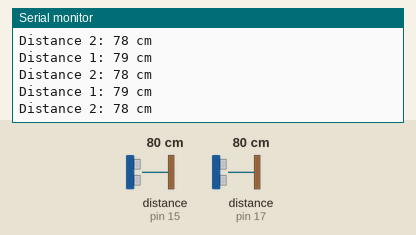
Simulated run of this sketch. Board: Arduino Uno, built with avr-gcc and run on an emulated ATmega328P. On the bench: the last lines printed to the serial monitor. Wiring (inferred from the names in the program): 2 × ultrasonic range finder: trigger pin 14, echo pin 15 / trigger pin 16, echo pin 17. Inputs (shaded band) come from the test bench; at power-on: distance to the obstacle (sensors on pin 15, pin 17) 80 cm. The echo pulse lasts 58.3 µs per cm.

Above: at 1.2 s.
1.3 s: distance to the obstacle (sensor on pin 15) set to 120 cm
At 1.9 s:
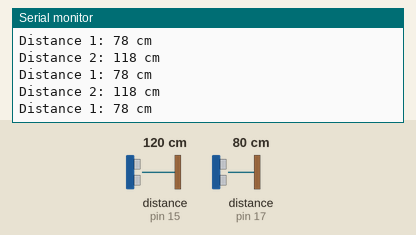
4.3 s: distance to the obstacle (sensor on pin 17) set to 2 cm
At 5.0 s:
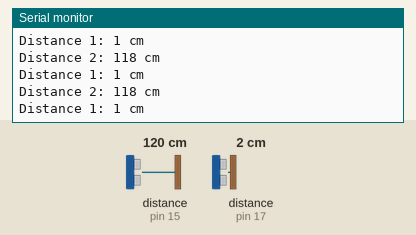
7.3 s: distance to the obstacle (sensor on pin 17) set to 120 cm
At 8.3 s:
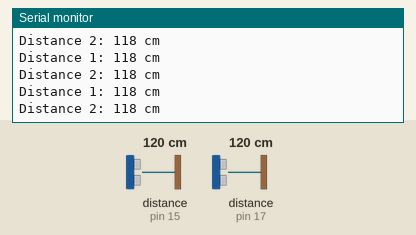
10.3 s: distance to the obstacle (sensor on pin 15) set to 2 cm
At 11.2 s:
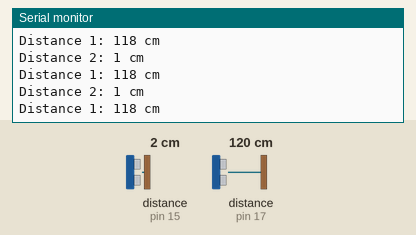
13.3 s: distance to the obstacle (sensor on pin 15) set to 250 cm
At 13.8 s:
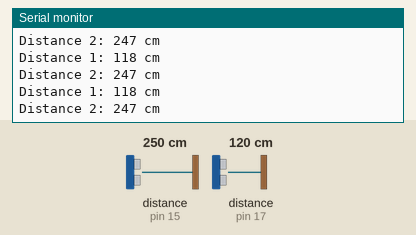
16.3 s: distance to the obstacle (sensor on pin 17) set to 18 cm
At 16.9 s:
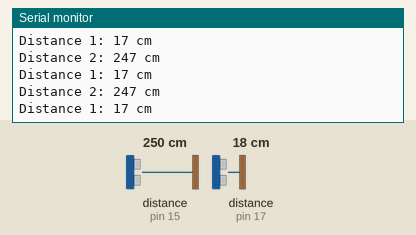
Timing chart, 0 to 19.3 s (numbered marks = the images above; inputs shaded):
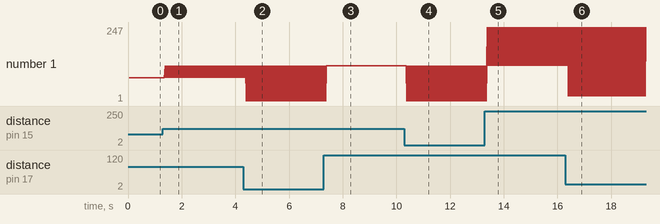

Measured:
- after the input at 1.3 s, the serial monitor: prints a new line after 0.08 s (image 1)
- after the input at 4.3 s, the serial monitor: prints a new line after 0.10 s (image 2)
- after the input at 7.3 s, the serial monitor: prints a new line after 0.11 s (image 3)
- after the input at 10.3 s, the serial monitor: prints a new line after 0.08 s (image 4)
- after the input at 13.3 s, the serial monitor: prints a new line after 0.08 s (image 5)
- after the input at 16.3 s, the serial monitor: prints a new line after 0.10 s (image 6)
- plotted number 1: 79 → 118 after the input at 1.3 s, 118 → 247 after the input at 13.3 s

The sketch:

ultrasonic2Sensors.ino
```cpp
// ---------------------------------------------------------------- //
// Arduino Ultrasoninc Sensor HC-SR04
// Re-writed by Arbi Abdul Jabbaar
// Using Arduino IDE 1.8.7
// Using HC-SR04 Module
// Tested on 17 September 2019
// ---------------------------------------------------------------- //
#define echoPin2 15 // attach pin D2 Arduino to pin Echo of HC-SR04
#define trigPin2 14
#define echoPin1 17 // attach pin D2 Arduino to pin Echo of HC-SR04
#define trigPin1 16 //attach pin D3 Arduino to pin Trig of HC-SR04

// defines variables
long duration1; // variable for the duration of sound wave travel
int distance1; // variable for the distance measurement
long duration2; // variable for the duration of sound wave travel
int distance2;
void setup() {
  pinMode(trigPin1, OUTPUT); // Sets the trigPin as an OUTPUT
  pinMode(echoPin1, INPUT); // Sets the echoPin as an INPUT
  pinMode(trigPin2, OUTPUT); // Sets the trigPin as an OUTPUT
  pinMode(echoPin2, INPUT);
  Serial.begin(9600); // // Serial Communication is starting with 9600 of baudrate speed
  Serial.println("Ultrasonic Sensor HC-SR04 Test"); // print some text in Serial Monitor
  Serial.println("with Arduino UNO R3");
}
void loop() {
  // Clears the trigPin condition
  digitalWrite(trigPin1, LOW);
  delayMicroseconds(2);


  digitalWrite(trigPin1, HIGH);
  delayMicroseconds(10);
  digitalWrite(trigPin1, LOW);


  duration1 = pulseIn(echoPin1, HIGH);


  distance1 = duration1 * 0.034 / 2; // Speed of sound wave divided by 2 (go and back)


  Serial.print("Distance 1: ");
  Serial.print(distance1);
  Serial.println(" cm");


  digitalWrite(trigPin2, LOW);
  delayMicroseconds(2);
   digitalWrite(trigPin2, HIGH);
  delayMicroseconds(10);
  digitalWrite(trigPin2, LOW);
  duration2 = pulseIn(echoPin2, HIGH);
   distance2 = duration2 * 0.034 / 2;
   Serial.print("Distance 2: ");
  Serial.print(distance2);
  Serial.println(" cm");
}
```
